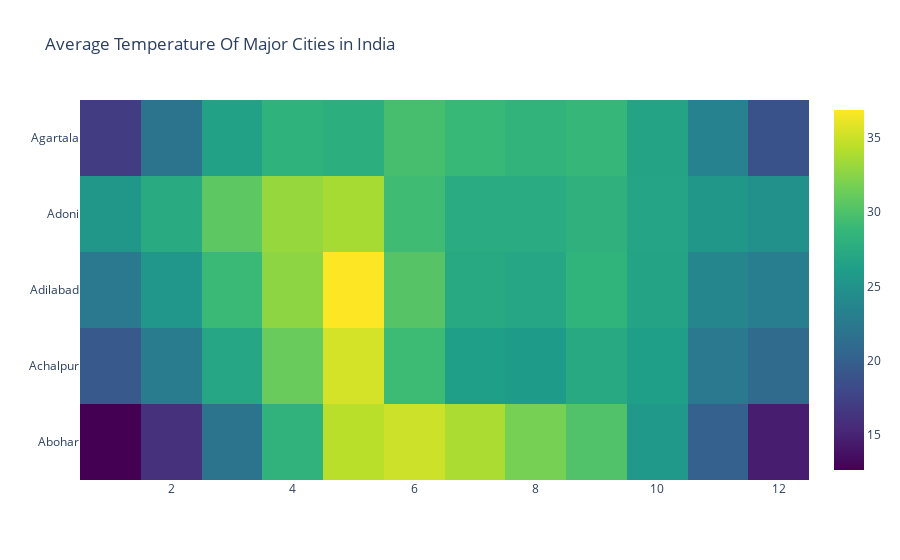

Source (notebook cell):
### Code cell
fig = go.Figure(data=India_Cities, 
                layout=layout)
fig.show()

### Figure 1 — Plotly figure (JSON) as saved in the notebook; plotly's stock layout.template omitted (floating-point values rounded to 4 significant figures; data arrays with more than 128 entries replaced by an {"elided": "..."} marker saying what was removed)
{"data": [{"colorscale": [[0, "#440154"], [0.1111, "#482878"], [0.2222, "#3e4989"], [0.3333, "#31688e"], [0.4444, "#26828e"], [0.5556, "#1f9e89"], [0.6667, "#35b779"], [0.7778, "#6ece58"], [0.8889, "#b5de2b"], [1, "#fde725"]], "type": "heatmap", "x": {"elided": "12139 int values"}, "y": {"elided": "12139 str values"}, "z": {"elided": "12139 float values"}}], "layout": {"title": {"text": "Average Temperature Of Major Cities in India"}}}
